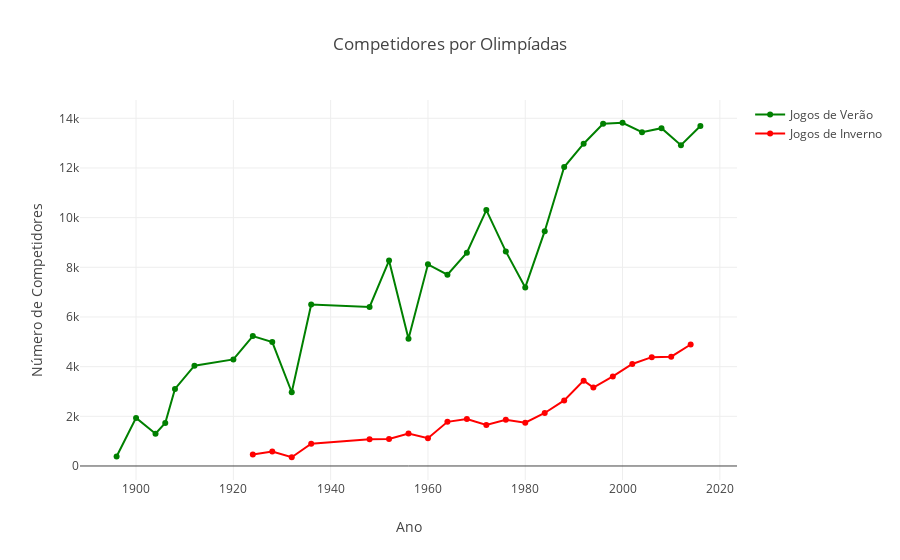

Notebook source saved alongside this figure:
### Code cell
olympic_athletes = ATHLETE_EVENTS_CSV.groupby('Year')['Season'].value_counts()

olympics_df = pd.DataFrame(
    data = {'Athletes': olympic_athletes.values},
    index = olympic_athletes.index
).reset_index()


plot_summer_winter_athletes(olympics_df)

### Figure 1 — Plotly figure (JSON) as saved in the notebook; plotly's stock layout.template omitted (floating-point values rounded to 4 significant figures)
{"data": [{"marker": {"color": "Green"}, "mode": "markers+lines", "name": "Jogos de Verão", "type": "scatter", "uid": "1d771dd9-cc55-48cb-be51-e333fd1d42d3", "x": [1896, 1900, 1904, 1906, 1908, 1912, 1920, 1924, 1928, 1932, 1936, 1948, 1952, 1956, 1960, 1964, 1968, 1972, 1976, 1980, 1984, 1988, 1992, 1996, 2000, 2004, 2008, 2012, 2016], "y": [380, 1936, 1301, 1733, 3101, 4040, 4292, 5233, 4992, 2969, 6506, 6405, 8270, 5127, 8119, 7702, 8588, 10304, 8641, 7191, 9454, 12037, 12977, 13780, 13821, 13443, 13602, 12920, 13688]}, {"marker": {"color": "Red"}, "mode": "markers+lines", "name": "Jogos de Inverno", "type": "scatter", "uid": "b3a89f3a-b966-40e7-870f-a82040d4fe6b", "x": [1924, 1928, 1932, 1936, 1948, 1952, 1956, 1960, 1964, 1968, 1972, 1976, 1980, 1984, 1988, 1992, 1994, 1998, 2002, 2006, 2010, 2014], "y": [460, 582, 352, 895, 1075, 1088, 1307, 1116, 1778, 1891, 1655, 1861, 1746, 2134, 2639, 3436, 3160, 3605, 4109, 4382, 4402, 4891]}], "layout": {"hovermode": "closest", "title": {"text": "Competidores por Olimpíadas"}, "xaxis": {"showticklabels": true, "title": {"text": "Ano"}}, "yaxis": {"title": {"text": "Número de Competidores"}}}}
